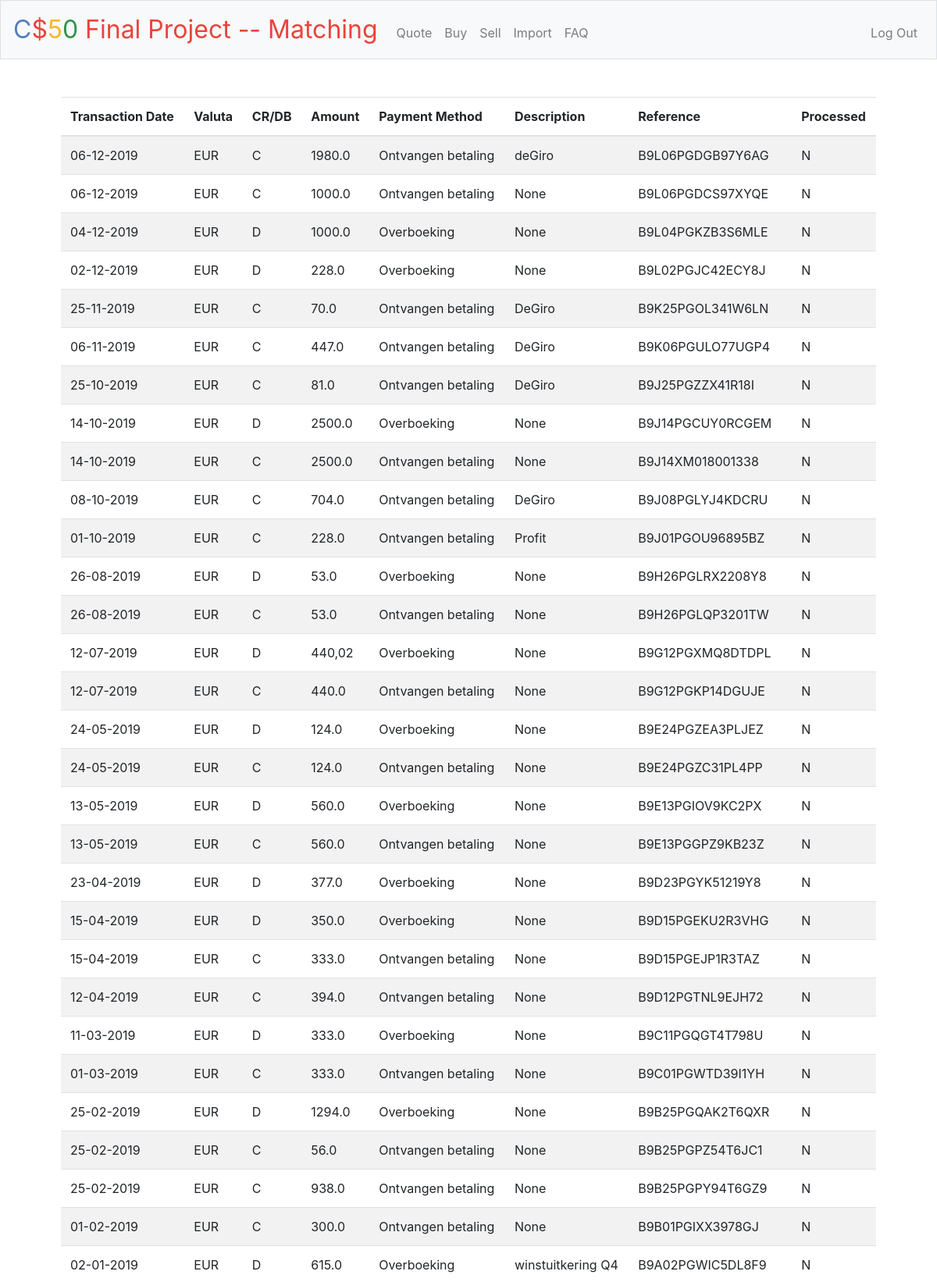
Page / (signed in, upper part) on the committed database.
### tables this page shows
CREATE TABLE "import" (
	"userid"	TEXT,
	"account_number"	TEXT,
	"tx_date"	TEXT,
	"valuta_code"	TEXT,
	"credit_debit"	TEXT,
	"amount"	REAL,
	"contra_account"	TEXT,
	"contra_account_name"	TEXT,
	"valuta_date"	TEXT,
	"payment_method"	TEXT,
	"description"	TEXT,
	"payment_type"	TEXT,
	"authorisation_number"	INTEGER,
	"address"	TEXT,
	"payee_id"	INTEGER,
	"reference"	TEXT NOT NULL,
	"entry_date"	TEXT,
	"processed"	TEXT,
	PRIMARY KEY("reference","userid")
);

### app.py (the view)
@app.route("/")
@login_required
def index():
    print(">>>>> index <<<<<")
    print(">>>>> Query DB <<<<<")
    cursor = db.cursor()
    params = (session["user_id"],)
    cursor.execute('''SELECT rowid, * FROM import WHERE userid = ?;''', params)
    rows = cursor.fetchall()
    print(rows)
    return render_template("layout.html", rows=rows)
    """Handle requests for / via GET (and POST)"""

### app.py (called while the page is built)
@app.after_request
def after_request(response):
    response.headers["Cache-Control"] = "no-cache, no-store, must-revalidate"
    response.headers["Expires"] = 0
    response.headers["Pragma"] = "no-cache"
    return response

### helpers.py (called while the page is built)
def login_required(f):
    @wraps(f)
    def decorated_function(*args, **kwargs):
        if session.get("user_id") is None:
            return redirect("/login")
        return f(*args, **kwargs)
    return decorated_function

### templates/layout.html (shortened to what this page needs)
<!DOCTYPE html>
<html lang="en">
    <head>
        <link href="https://maxcdn.bootstrapcdn.com/bootstrap/4.1.3/css/bootstrap.min.css" rel="stylesheet">
        <link href="/static/styles.css" rel="stylesheet">
    </head>
    <body>
        <nav class="navbar navbar-expand-md navbar-light bg-light border">
            <a class="navbar-brand" href="/"><span class="blue">C</span><span class="red">$</span><span class="yellow">5</span><span class="green">0</span> <span class="red">Final Project -- Matching</span></a>
            <div class="collapse navbar-collapse" id="navbar">
                {% if session.user_id %}
                    <ul class="navbar-nav mr-auto mt-2">
                        <li class="nav-item"><a class="nav-link" href="/quote">Quote</a></li>
                        <li class="nav-item"><a class="nav-link" href="/buy">Buy</a></li>
                        <li class="nav-item"><a class="nav-link" href="/sell">Sell</a></li>
                        <li class="nav-item"><a class="nav-link" href="/import">Import</a></li>
                        <li class="nav-item"><a class="nav-link" href="/faq">FAQ</a></li>
                    </ul>
                    <ul class="navbar-nav ml-auto mt-2">
                        <li class="nav-item"><a class="nav-link" href="/logout">Log Out</a></li>
                    </ul>
                {% else %}
                    <ul class="navbar-nav ml-auto mt-2">
                        <li class="nav-item"><a class="nav-link" href="/register">Register</a></li>
                        <li class="nav-item"><a class="nav-link" href="/login">Log In</a></li>
                    </ul>
                {% endif %}
            </div>
        </nav>
        <main class="container p-5">
            {% block main %}
            <table id="roster" class="table table-striped" style="width:100%">
                  <thead>
                    <tr class="text-left">
                      <th>Transaction Date</th>
                      <th>Valuta</th>
                      <th>CR/DB</th>
                      <th>Amount</th>
                      <th>Payment Method</th>
                      <th>Description</th>
                      <th>Reference</th>
                      <th>Processed</th>
                    </tr>
                  </thead>
                  <tbody>
                      {% for rows in rows %}
                         <tr class="text-left">
                            <td>{{ rows[3] }}</td>
                            <td>{{ rows[4] }}</td>
                            <td>{{ rows[5] }}</td>
                            <td>{{ rows[6] }}</td>
                            <td>{{ rows[10] }}</td>
                            <td>{{ rows[11] }}</td>
                            <td>{{ rows[16] }}</td>
                            <td>{{ rows[18] }}</td>
                         </tr>
                      {% endfor %}
                   </tbody>
                </table>
            {% endblock %}
        </main>
    </body>
</html>

### static/styles.css (style rules this page uses)
nav .navbar-brand { font-size: xx-large; }
nav .navbar-brand .blue { color: #537fbe; }
nav .navbar-brand .red { color: #ea433b; }
nav .navbar-brand .yellow { color: #f5b82e; }
nav .navbar-brand .green { color: #2e944b; }
main { overflow-x: auto; text-align: center; }

### rows in the picture
import: tx_date "06-12-2019", valuta_code "EUR", credit_debit "C", amount "1980.0", payment_method "Ontvangen betaling", description "deGiro", reference "B9L06PGDGB97Y6AG", processed "N"
import: tx_date "06-12-2019", valuta_code "EUR", credit_debit "C", amount "1000.0", payment_method "Ontvangen betaling", rows "None", reference "B9L06PGDCS97XYQE", processed "N"
import: tx_date "04-12-2019", valuta_code "EUR", credit_debit "D", amount "1000.0", payment_method "Overboeking", rows "None", reference "B9L04PGKZB3S6MLE", processed "N"
import: tx_date "02-12-2019", valuta_code "EUR", credit_debit "D", amount "228.0", payment_method "Overboeking", rows "None", reference "B9L02PGJC42ECY8J", processed "N"
import: tx_date "25-11-2019", valuta_code "EUR", credit_debit "C", amount "70.0", payment_method "Ontvangen betaling", description "DeGiro", reference "B9K25PGOL341W6LN", processed "N"
import: tx_date "06-11-2019", valuta_code "EUR", credit_debit "C", amount "447.0", payment_method "Ontvangen betaling", description "DeGiro", reference "B9K06PGULO77UGP4", processed "N"
import: tx_date "25-10-2019", valuta_code "EUR", credit_debit "C", amount "81.0", payment_method "Ontvangen betaling", description "DeGiro", reference "B9J25PGZZX41R18I", processed "N"
import: tx_date "14-10-2019", valuta_code "EUR", credit_debit "D", amount "2500.0", payment_method "Overboeking", rows "None", reference "B9J14PGCUY0RCGEM", processed "N"
import: tx_date "14-10-2019", valuta_code "EUR", credit_debit "C", amount "2500.0", payment_method "Ontvangen betaling", rows "None", reference "B9J14XM018001338", processed "N"
import: tx_date "08-10-2019", valuta_code "EUR", credit_debit "C", amount "704.0", payment_method "Ontvangen betaling", description "DeGiro", reference "B9J08PGLYJ4KDCRU", processed "N"
import: tx_date "01-10-2019", valuta_code "EUR", credit_debit "C", amount "228.0", payment_method "Ontvangen betaling", description "Profit", reference "B9J01PGOU96895BZ", processed "N"
import: tx_date "26-08-2019", valuta_code "EUR", credit_debit "D", amount "53.0", payment_method "Overboeking", rows "None", reference "B9H26PGLRX2208Y8", processed "N"
import: tx_date "26-08-2019", valuta_code "EUR", credit_debit "C", amount "53.0", payment_method "Ontvangen betaling", rows "None", reference "B9H26PGLQP3201TW", processed "N"
import: tx_date "12-07-2019", valuta_code "EUR", credit_debit "D", amount "440,02", payment_method "Overboeking", rows "None", reference "B9G12PGXMQ8DTDPL", processed "N"
import: tx_date "12-07-2019", valuta_code "EUR", credit_debit "C", amount "440.0", payment_method "Ontvangen betaling", rows "None", reference "B9G12PGKP14DGUJE", processed "N"
import: tx_date "24-05-2019", valuta_code "EUR", credit_debit "D", amount "124.0", payment_method "Overboeking", rows "None", reference "B9E24PGZEA3PLJEZ", processed "N"
import: tx_date "24-05-2019", valuta_code "EUR", credit_debit "C", amount "124.0", payment_method "Ontvangen betaling", rows "None", reference "B9E24PGZC31PL4PP", processed "N"
import: tx_date "13-05-2019", valuta_code "EUR", credit_debit "D", amount "560.0", payment_method "Overboeking", rows "None", reference "B9E13PGIOV9KC2PX", processed "N"
import: tx_date "13-05-2019", valuta_code "EUR", credit_debit "C", amount "560.0", payment_method "Ontvangen betaling", rows "None", reference "B9E13PGGPZ9KB23Z", processed "N"
import: tx_date "23-04-2019", valuta_code "EUR", credit_debit "D", amount "377.0", payment_method "Overboeking", rows "None", reference "B9D23PGYK51219Y8", processed "N"
import: tx_date "15-04-2019", valuta_code "EUR", credit_debit "D", amount "350.0", payment_method "Overboeking", rows "None", reference "B9D15PGEKU2R3VHG", processed "N"
import: tx_date "15-04-2019", valuta_code "EUR", credit_debit "C", amount "333.0", payment_method "Ontvangen betaling", rows "None", reference "B9D15PGEJP1R3TAZ", processed "N"
import: tx_date "12-04-2019", valuta_code "EUR", credit_debit "C", amount "394.0", payment_method "Ontvangen betaling", rows "None", reference "B9D12PGTNL9EJH72", processed "N"
import: tx_date "11-03-2019", valuta_code "EUR", credit_debit "D", amount "333.0", payment_method "Overboeking", rows "None", reference "B9C11PGQGT4T798U", processed "N"
import: tx_date "01-03-2019", valuta_code "EUR", credit_debit "C", amount "333.0", payment_method "Ontvangen betaling", rows "None", reference "B9C01PGWTD39I1YH", processed "N"
import: tx_date "25-02-2019", valuta_code "EUR", credit_debit "D", amount "1294.0", payment_method "Overboeking", rows "None", reference "B9B25PGQAK2T6QXR", processed "N"
import: tx_date "25-02-2019", valuta_code "EUR", credit_debit "C", amount "56.0", payment_method "Ontvangen betaling", rows "None", reference "B9B25PGPZ54T6JC1", processed "N"
import: tx_date "25-02-2019", valuta_code "EUR", credit_debit "C", amount "938.0", payment_method "Ontvangen betaling", rows "None", reference "B9B25PGPY94T6GZ9", processed "N"
import: tx_date "01-02-2019", valuta_code "EUR", credit_debit "C", amount "300.0", payment_method "Ontvangen betaling", rows "None", reference "B9B01PGIXX3978GJ", processed "N"
import: tx_date "02-01-2019", valuta_code "EUR", credit_debit "D", amount "615.0", payment_method "Overboeking", description "winstuitkering Q4", reference "B9A02PGWIC5DL8F9", processed "N"
